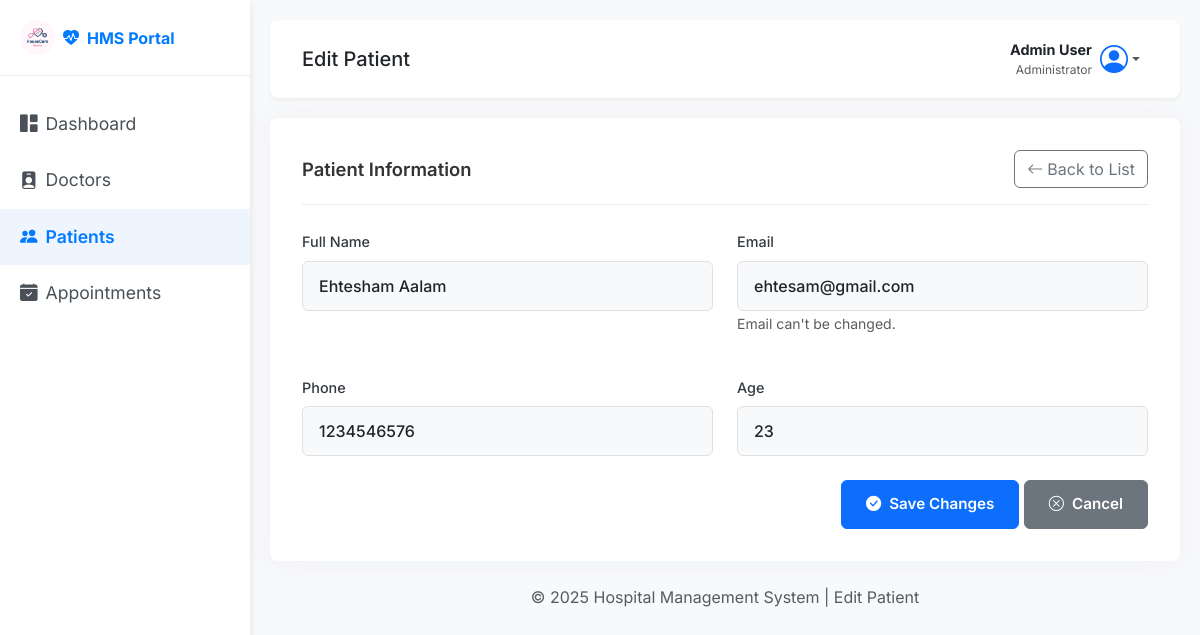
Screenshot of /admin/edit_patient/5 (signed in) with the database file from the repository.
### back_app/models.py (models this page shows)
class User(db.Model, UserMixin):
    __tablename__ = 'user'
    id = db.Column(db.Integer, primary_key=True)
    full_name = db.Column(db.String(150), nullable=False)
    email = db.Column(db.String(150), unique=True, nullable=False)
    password = db.Column(db.String(150), nullable=False)
    phone_number = db.Column(db.String(15), nullable=False)
    age = db.Column(db.Integer(),  nullable=False)
    gender = db.Column(db.String(10) , nullable=False)
    role = db.Column(db.String(50), nullable=False ,default='Patient')  # 'admin', 'doctor', 'patient'
    profile_picture = db.Column(db.String(250), nullable=True, default='default.png')
    created_at = db.Column(db.DateTime, default=datetime.utcnow)
    doctor = db.relationship('Doctor', backref='user', uselist=False, cascade="all, delete-orphan")
    patient = db.relationship('Patient', backref='user', uselist=False, cascade="all, delete-orphan")

### back_app/routes.py (the view, shortened to what this page needs)
@main.route('/admin/edit_patient/<int:patient_id>', methods=['GET', 'POST'])
@login_required
def edit_patient(patient_id):
    if current_user.role.lower() != 'admin':
        flash("access denied you are not admin , danger")
        return redirect(url_for('main.home'))
    patient = Patient.query.get_or_404(patient_id)
    return render_template('admin/edit_patient.html', patient=patient)

### app.py (called while the page is built)
def create_app():
    app = Flask(__name__)
    database_url = os.environ.get('DATABASE_URL', 'sqlite:///hospital_management.db')
    if database_url.startswith("postgres://"):
        database_url = database_url.replace("postgres://", "postgresql://", 1)
    app.config['SQLALCHEMY_DATABASE_URI'] = database_url
    app.config['SECRET_KEY'] = os.environ.get('SECRET_KEY', 'your_secret_key')
    app.config['SQLALCHEMY_TRACK_MODIFICATIONS'] = False
    login_manager = LoginManager()
    login_manager.init_app(app)
    login_manager.login_view = 'login'
    @login_manager.user_loader
    def load_user(user_id):
        return User.query.get(int(user_id))
    db.init_app(app)
    with app.app_context():
        from back_app.routes import main
        app.register_blueprint(main)
        db.create_all()
    return app

### templates/admin/edit_patient.html (shortened to what this page needs)
<!DOCTYPE html>
<html lang="en">
<head>
    <link href="https://cdn.jsdelivr.net/npm/bootstrap@5.3.3/dist/css/bootstrap.min.css" rel="stylesheet">
    <link href="https://cdn.jsdelivr.net/npm/bootstrap-icons@1.11.1/font/bootstrap-icons.css" rel="stylesheet">
    <link rel="stylesheet" href="../../static/css/admin/edit_patient.css" />
    <link rel="stylesheet" href="../../static/css/style.css" />
</head>
<body>
    <div class="wrapper">
          <nav id="sidebar">
            <div class="sidebar-header d-flex align-items-center">
                <a class="navbar-brand fw-bold d-flex align-items-center" href="#">
                    <img src="../../static/img/mad1.png" alt="HMS Logo" style="height: 35px;" class="me-2 rounded-circle">
                    <i class="bi bi-heart-pulse-fill me-2"></i>HMS Portal
                </a>
            </div>
            <ul class="list-unstyled components">
                <li>
                    <a href="{{ url_for('main.admin_dashboard') }}"><i class="bi bi-grid-1x2-fill me-2"></i>Dashboard</a>
                </li>
                <li >
                    <a href="{{url_for('main.all_doctors')}}"><i class="bi bi-person-badge-fill me-2"></i>Doctors</a>
                </li>
                <li class="active">
                    <a href="{{url_for('main.all_patients')}}"><i class="bi bi-people-fill me-2"></i>Patients</a>
                </li>
                <li>
                    <a href="{{url_for('main.all_appointments')}}"><i class="bi bi-calendar-check-fill me-2"></i>Appointments</a>
                </li>
            </ul>
        </nav>
        <div id="content">
            <nav class="navbar navbar-expand-lg navbar-light top-navbar">
                <div class="container-fluid">
                    <h5 class="navbar-title mb-0">Edit Patient</h5>
                    <ul class="navbar-nav ms-auto">
                        <li class="nav-item dropdown">
                            <a class="nav-link dropdown-toggle d-flex align-items-center" href="#" role="button" data-bs-toggle="dropdown">
                                <div class="text-end me-2 d-none d-md-block">
                                    <div class="fw-bold text-dark" style="font-size: 0.9rem;">Admin User</div>
                                    <div class="text-muted" style="font-size: 0.75rem;">Administrator</div>
                                </div>
                                <i class="bi bi-person-circle fs-3 text-primary"></i>
                            </a>
                        </li>
                    </ul>
                </div>
            </nav>
            <div class="main-content">
                <div class="container-fluid p-0">
                    <div class="card content-panel">
                        <div class="card-body">
                            <div class="panel-header d-flex justify-content-between align-items-center mb-4">
                                <h5 class="mb-0">Patient Information</h5>
                                <a href="#" class="btn btn-outline-secondary btn-back" onclick="window.history.back()">
                                    <i class="bi bi-arrow-left me-1"></i>Back to List
                                </a>
                            </div>
                            <form action="{{url_for('main.edit_patient' , patient_id = patient.id)}}" method="POST">
                                <div class="row g-4">
                                    <div class="col-md-6">
                                        <label for="patientName" class="form-label">Full Name</label>
                                        <input type="text" class="form-control" id="patientName" name="full_name" value="{{patient.user.full_name}}" required>
                                    </div>
                                    <div class="col-md-6">
                                        <label for="patientEmail" class="form-label">Email</label>
                                        <input type="email" class="form-control" id="patientEmail" name="email" value="{{patient.user.email}}" disabled>
                                        <small class="text-muted">Email can't be changed.</small>
                                    </div>
                                </div>
                                <div class="row g-4 mt-3">
                                    <div class="col-md-6">
                                        <label for="patientPhone" class="form-label">Phone</label>
                                        <input type="tel" class="form-control" id="patientPhone" name="phone_number" value="{{patient.user.phone_number}}" required>
                                    </div>
                                    <div class="col-md-6">
                                        <label for="patientAge" class="form-label">Age</I></label>
                                        <input type="number" class="form-control" id="patientAge" name="age" value="{{patient.user.age}}" required>
                                    </div>
                                </div>
                                   <div class="text-end mt-4">
                                    <button type="submit" class="btn btn-primary btn-submit">
                                        <i class="bi bi-check-circle-fill me-2"></i>Save Changes
                                    </button>
                                    <button type="button" class="btn btn-secondary btn-cancel" onclick="window.history.back()">
                                        <i class="bi bi-x-circle me-2"></i>Cancel
                                    </button>
                                </div>
                            </form>
                        </div>
                    </div>
                </div>
                <div class="footer mt-4 text-center text-muted">
                    © 2025 Hospital Management System | Edit Patient
                </div>
            </div>
        </div>
    </div>
</body>
</html>

### static/css/admin/edit_patient.css (style rules this page uses)
.main-content { padding: 0; }
.card.content-panel { border-radius: 8px; border: none; box-shadow: 0 0 30px 0 rgba(82, 63, 105, 0.05); background-color: #ffffff; }
.card-body { padding: 2rem; }
.panel-header { border-bottom: 1px solid #ebedf2; padding-bottom: 1rem; }
.panel-header h5 { font-weight: 600; font-size: 1.15rem; color: #333; }
.form-label { font-weight: 500; color: #343a40; margin-bottom: 0.5rem; font-size: 0.9rem; }
.form-control, .form-select { background-color: #f8f9fa !important; border: 1px solid #e0e0e0 !important; border-radius: 6px; padding: 0.75rem 1rem; font-weight: 500; box-shadow: none !important; }
.form-control::placeholder { color: #adb5bd; font-weight: 400; }
.btn-submit { font-size: 0.95rem; font-weight: 600; padding: 0.75rem 1.5rem; border-radius: 6px; }
.btn-cancel { font-size: 0.95rem; font-weight: 600; padding: 0.75rem 1.5rem; border-radius: 6px; }

### static/css/style.css (style rules this page uses)
body { font-family: 'Inter', sans-serif; background-color: #f8f9fa; }
.wrapper { display: flex; width: 100%; min-height: 100vh; }
#sidebar { width: 250px; position: fixed; top: 0; left: 0; height: 100vh; z-index: 999; background: #ffffff; color: #fff; transition: all 0.3s; box-shadow: 0 4px 8px rgba(0,0,0,0.1); }
#sidebar .sidebar-header { padding: 20px; background: #ffffff; border-bottom: 1px solid #e9ecef; }
#sidebar .sidebar-header a { font-weight: 700; color: #007bff !important; text-decoration: none; }
#sidebar ul.components { padding: 20px 0; }
#sidebar ul li a { padding: 15px 20px; font-size: 1.1em; display: block; color: #495057; text-decoration: none; transition: all 0.3s; }
#sidebar ul li.active>a, a[aria-expanded="true"] { color: #007bff; background: #eef5ff; font-weight: 600; }
#content { width: calc(100% - 250px); padding: 20px; min-height: 100vh; transition: all 0.3s; position: absolute; top: 0; right: 0; }
.top-navbar { background: #fff; border-radius: 8px; box-shadow: 0 2px 4px rgba(0,0,0,0.05); padding: 10px 20px; margin-bottom: 20px; }

### rows the page displays
User: full_name "Ehtesham Aalam", email "ehtesam@gmail.com", phone_number "1234546576", age "23"
